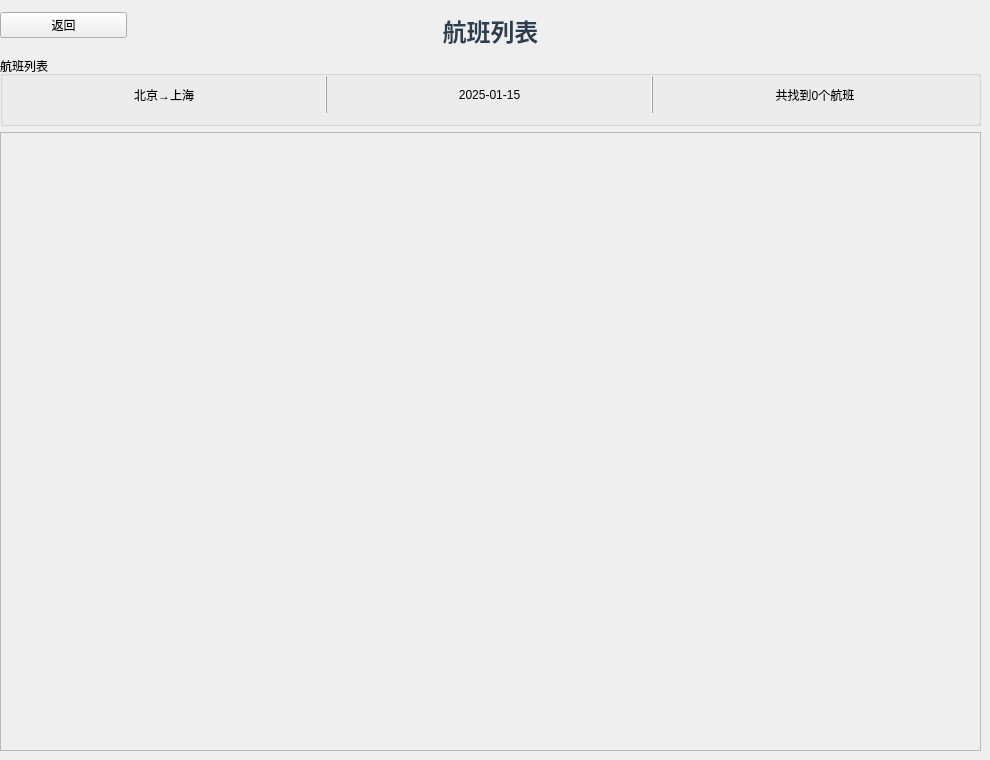
      <widget class="QWidget" name="page_flight_list">
       <widget class="QWidget" name="verticalLayoutWidget_2">
        <property name="geometry">
         <rect>
          <x>0</x>
          <y>0</y>
          <width>981</width>
          <height>751</height>
         </rect>
        </property>
        <layout class="QVBoxLayout" name="verticalLayout_6">
         <item>
          <layout class="QHBoxLayout" name="horizontalLayout_7">
           <property name="spacing">
            <number>300</number>
           </property>
           <item>
            <widget class="QPushButton" name="btnBackFromList">
             <property name="text">
              <string>返回</string>
             </property>
             <property name="icon">
              <iconset theme="QIcon::ThemeIcon::GoPrevious"/>
             </property>
            </widget>
           </item>
           <item>
            <widget class="QLabel" name="labelListTItle">
             <property name="minimumSize">
              <size>
               <width>0</width>
               <height>50</height>
              </size>
             </property>
             <property name="maximumSize">
              <size>
               <width>16777215</width>
               <height>40</height>
              </size>
             </property>
             <property name="styleSheet">
              <string notr="true">font-size: 18pt;
font-weight: bold; color: #2c3e50; padding: 10px;</string>
             </property>
             <property name="text">
              <string>航班列表</string>
             </property>
             <property name="alignment">
              <set>Qt::AlignmentFlag::AlignCenter</set>
             </property>
            </widget>
           </item>
           <item>
            <widget class="QWidget" name="widget" native="true">
             <property name="maximumSize">
              <size>
               <width>16777215</width>
               <height>40</height>
              </size>
             </property>
            </widget>
           </item>
          </layout>
         </item>
         <item>
          <layout class="QHBoxLayout" name="horizontalLayout_9">
           <property name="spacing">
            <number>6</number>
           </property>
           <property name="sizeConstraint">
            <enum>QLayout::SizeConstraint::SetMaximumSize</enum>
           </property>
           <property name="topMargin">
            <number>0</number>
           </property>
           <item>
            <widget class="QGroupBox" name="groupBox_2">
             <property name="minimumSize">
              <size>
               <width>0</width>
               <height>70</height>
              </size>
             </property>
             <property name="title">
              <string>航班列表</string>
             </property>
             <widget class="QWidget" name="horizontalLayoutWidget_6">
              <property name="geometry">
               <rect>
                <x>9</x>
                <y>19</y>
                <width>961</width>
                <height>419</height>
               </rect>
              </property>
              <layout class="QHBoxLayout" name="horizontalLayout_10">
               <property name="bottomMargin">
                <number>380</number>
               </property>
               <item>
                <widget class="QLabel" name="labelRouteInfo">
                 <property name="maximumSize">
                  <size>
                   <width>16777215</width>
                   <height>40</height>
                  </size>
                 </property>
                 <property name="text">
                  <string>北京→上海</string>
                 </property>
                 <property name="alignment">
                  <set>Qt::AlignmentFlag::AlignCenter</set>
                 </property>
                </widget>
               </item>
               <item>
                <widget class="QFrame" name="frame_2">
                 <property name="frameShape">
                  <enum>QFrame::Shape::VLine</enum>
                 </property>
                 <property name="frameShadow">
                  <enum>QFrame::Shadow::Raised</enum>
                 </property>
                </widget>
               </item>
               <item>
                <widget class="QLabel" name="labelDateInfo">
                 <property name="maximumSize">
                  <size>
                   <width>16777215</width>
                   <height>40</height>
                  </size>
                 </property>
                 <property name="text">
                  <string>2025-01-15</string>
                 </property>
                 <property name="alignment">
                  <set>Qt::AlignmentFlag::AlignCenter</set>
                 </property>
                </widget>
               </item>
               <item>
                <widget class="QFrame" name="frame">
                 <property name="frameShape">
                  <enum>QFrame::Shape::VLine</enum>
                 </property>
                 <property name="frameShadow">
                  <enum>QFrame::Shadow::Raised</enum>
                 </property>
                </widget>
               </item>
               <item>
                <widget class="QLabel" name="labelCountInfo">
                 <property name="maximumSize">
                  <size>
                   <width>16777215</width>
                   <height>40</height>
                  </size>
                 </property>
                 <property name="text">
                  <string>共找到0个航班</string>
                 </property>
                 <property name="alignment">
                  <set>Qt::AlignmentFlag::AlignCenter</set>
                 </property>
                </widget>
               </item>
              </layout>
             </widget>
            </widget>
           </item>
          </layout>
         </item>
         <item>
          <layout class="QHBoxLayout" name="horizontalLayout_11">
           <item>
            <widget class="QScrollArea" name="scrollAreaFlights">
             <property name="widgetResizable">
              <bool>true</bool>
             </property>
             <widget class="QWidget" name="scrollAreaWidgetContents">
              <property name="geometry">
               <rect>
                <x>0</x>
                <y>0</y>
                <width>975</width>
                <height>609</height>
               </rect>
              </property>
              <widget class="QWidget" name="verticalLayoutWidget_3">
               <property name="geometry">
                <rect>
                 <x>0</x>
                 <y>0</y>
                 <width>981</width>
                 <height>641</height>
                </rect>
               </property>
               <layout class="QVBoxLayout" name="layoutCards"/>
              </widget>
             </widget>
            </widget>
           </item>
          </layout>
         </item>
        </layout>
       </widget>
      </widget>
